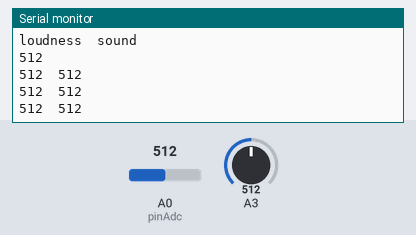
Bench run of a sketch on a simulated Arduino Uno, built with avr-gcc and run on an emulated ATmega328P. Shown: the last lines printed to the serial monitor. The inputs (shaded band) are chosen by the test bench; at power-on: A0 (pinAdc) = 512, A3 = 512.

Above: at 1.2 s.
1.3 s: A0 (pinAdc) set to 716
At 1.67 s:
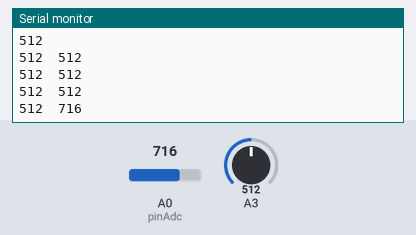
2.8 s: A3 set to 716
At 2.88 s:
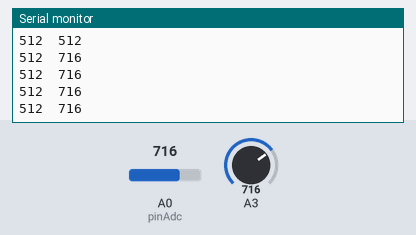
4.3 s: A0 (pinAdc) set to 900
At 4.5 s:
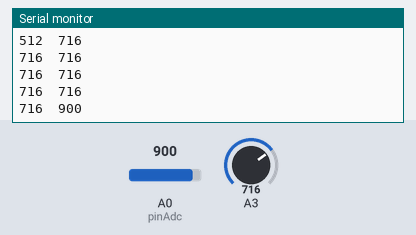
5.8 s: A3 set to 900
At 6.12 s:
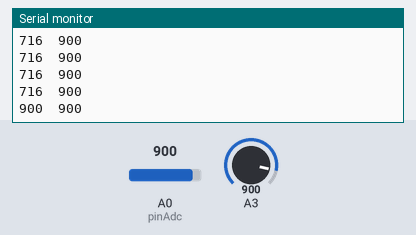
Timing chart, 0 to 8.3 s (numbered marks = the images above; inputs shaded):
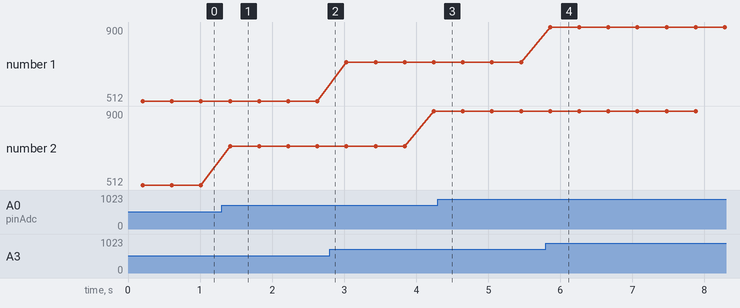

The sketch:

Sound_loudness_integration.ino
```cpp
int loudness;
const int pinAdc = A0;
  int sound();
  int loud();

void setup()
{
    Serial.begin(9600);
    //Serial.begin(115200);
    Serial.print("loudness");
    Serial.print("\t");
    Serial.println("sound");
}

int loud()
  {

   int loudness = analogRead(A3);
   // Serial.print("loudness= ");
    Serial.print(loudness);
    //Serial.print("\t");
    Serial.print("\t");

    delay(200);

  }

int sound()
  {
  long sum = 0;
    for(int i=0; i<32; i++)
    {
        sum += analogRead(pinAdc);
    }

    sum >>= 5;

    //Serial.print("sound= ");
    Serial.println(sum);

    delay(200);


  }


void loop()
{
   sound();
   loud();
}
```

Measured:
- after the input at 1.3 s, the serial monitor: prints a new line after 0.12 s (image 1)
- after the input at 5.8 s, the serial monitor: prints a new line after 0.06 s (image 4)
- plotted number 2: 512 → 716 after the input at 1.3 s, 716 → 900 after the input at 2.8 s
